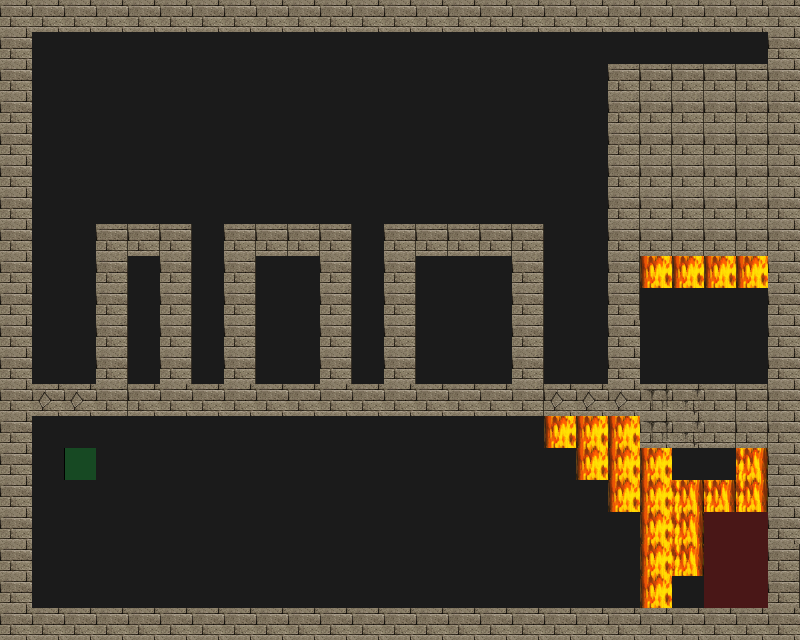

This game map was drawn from its Tiled (.tmx) file and the tilesets committed beside it. A one-line description and the full map source follow:
An orthogonal 25x20 tile map with 32x32 px tiles, 4 tile layers (Road, Trap, Wall, Utility), 4 tilesets.

<map version="1.0" orientation="orthogonal" renderorder="right-down" width="25" height="20" tilewidth="32" tileheight="32" nextobjectid="1">
 <tileset firstgid="1" source="tilesets/meta.tsx" />
 <tileset firstgid="3" source="tilesets/road.tsx" />
 <tileset firstgid="4" source="tilesets/traps.tsx" />
 <tileset firstgid="196" source="tilesets/wallsandroofs.tsx" />
 <layer name="Road" width="25" height="20">
  <data encoding="csv">
3,3,3,3,3,3,3,3,3,3,3,3,3,3,3,3,3,3,3,3,3,3,3,3,3,
3,3,3,3,3,3,3,3,3,3,3,3,3,3,3,3,3,3,3,3,3,3,3,3,3,
3,3,3,3,3,3,3,3,3,3,3,3,3,3,3,3,3,3,3,3,3,3,3,3,3,
3,3,3,3,3,3,3,3,3,3,3,3,3,3,3,3,3,3,3,3,3,3,3,3,3,
3,3,3,3,3,3,3,3,3,3,3,3,3,3,3,3,3,3,3,3,3,3,3,3,3,
3,3,3,3,3,3,3,3,3,3,3,3,3,3,3,3,3,3,3,3,3,3,3,3,3,
3,3,3,3,3,3,3,3,3,3,3,3,3,3,3,3,3,3,3,3,3,3,3,3,3,
3,3,3,3,3,3,3,3,3,3,3,3,3,3,3,3,3,3,3,3,3,3,3,3,3,
3,3,3,3,3,3,3,3,3,3,3,3,3,3,3,3,3,3,3,3,3,3,3,3,3,
3,3,3,3,3,3,3,3,3,3,3,3,3,3,3,3,3,3,3,3,3,3,3,3,3,
3,3,3,3,3,3,3,3,3,3,3,3,3,3,3,3,3,3,3,3,3,3,3,3,3,
3,3,3,3,3,3,3,3,3,3,3,3,3,3,3,3,3,3,3,3,3,3,3,3,3,
3,3,3,3,3,3,3,3,3,3,3,3,3,3,3,3,3,3,3,3,3,3,3,3,3,
3,3,3,3,3,3,3,3,3,3,3,3,3,3,3,3,3,3,3,3,3,3,3,3,3,
3,3,3,3,3,3,3,3,3,3,3,3,3,3,3,3,3,3,3,3,3,3,3,3,3,
3,3,3,3,3,3,3,3,3,3,3,3,3,3,3,3,3,3,3,3,3,3,3,3,3,
3,3,3,3,3,3,3,3,3,3,3,3,3,3,3,3,3,3,3,3,3,3,3,3,3,
3,3,3,3,3,3,3,3,3,3,3,3,3,3,3,3,3,3,3,3,3,3,3,3,3,
3,3,3,3,3,3,3,3,3,3,3,3,3,3,3,3,3,3,3,3,3,3,3,3,3,
3,3,3,3,3,3,3,3,3,3,3,3,3,3,3,3,3,3,3,3,3,3,3,3,3
</data>
 </layer>
 <layer name="Trap" width="25" height="20">
  <data encoding="csv">
0,0,0,0,0,0,0,0,0,0,0,0,0,0,0,0,0,0,0,0,0,0,0,0,0,
0,0,0,0,0,0,0,0,0,0,0,0,0,0,0,0,0,0,0,0,0,0,0,0,0,
0,0,0,0,0,0,0,0,0,0,0,0,0,0,0,0,0,0,0,0,0,0,0,0,0,
0,0,0,0,0,0,0,0,0,0,0,0,0,0,0,0,0,0,0,0,0,0,0,0,0,
0,0,0,0,0,0,0,0,0,0,0,0,0,0,0,0,0,0,0,0,0,0,0,0,0,
0,0,0,0,0,0,0,0,0,0,0,0,0,0,0,0,0,0,0,0,0,0,0,0,0,
0,0,0,0,0,0,0,0,0,0,0,0,0,0,0,0,0,0,0,0,0,0,0,0,0,
0,0,0,0,0,0,0,0,0,0,0,0,0,0,0,0,0,0,0,0,0,0,0,0,0,
0,0,0,0,0,0,0,0,0,0,0,0,0,0,0,0,0,0,0,0,162,162,162,162,0,
0,0,0,0,0,0,0,0,0,0,0,0,0,0,0,0,0,0,0,163,0,0,0,0,0,
0,0,0,0,0,0,0,0,0,0,0,0,0,0,0,0,0,0,0,0,0,0,0,0,0,
0,0,0,0,0,0,0,0,0,0,0,0,0,0,0,0,0,0,0,0,0,0,0,0,0,
0,0,0,0,0,0,0,0,0,0,0,0,0,0,0,0,0,0,0,0,0,0,0,0,0,
0,0,0,0,0,0,0,0,0,0,0,0,0,0,0,0,0,162,162,162,0,0,0,0,0,
0,0,0,0,0,0,0,0,0,0,0,0,0,0,0,0,0,0,162,162,162,0,0,163,0,
0,0,0,0,0,0,0,0,0,0,0,0,0,0,0,0,0,0,0,162,162,163,163,163,0,
0,0,0,0,0,0,0,0,0,0,0,0,0,0,0,0,0,0,0,0,162,163,0,0,0,
0,0,0,0,0,0,0,0,0,0,0,0,0,0,0,0,0,0,0,0,162,163,0,0,0,
0,0,0,0,0,0,0,0,0,0,0,0,0,0,0,0,0,0,0,0,162,0,0,0,0,
0,0,0,0,0,0,0,0,0,0,0,0,0,0,0,0,0,0,0,0,0,0,0,0,0
</data>
 </layer>
 <layer name="Wall" width="25" height="20">
  <data encoding="csv">
261,261,261,261,261,261,261,261,261,261,261,261,261,261,261,261,261,261,261,261,261,261,261,261,261,
261,0,0,0,0,0,0,0,0,0,0,0,0,0,0,0,0,0,0,0,0,0,0,0,261,
261,0,0,0,0,0,0,0,0,0,0,0,0,0,0,0,0,0,0,262,262,262,262,262,261,
261,0,0,0,0,0,0,0,0,0,0,0,0,0,0,0,0,0,0,262,262,262,262,262,261,
261,0,0,0,0,0,0,0,0,0,0,0,0,0,0,0,0,0,0,262,262,262,262,262,261,
261,0,0,0,0,0,0,0,0,0,0,0,0,0,0,0,0,0,0,262,262,262,262,262,261,
261,0,0,0,0,0,0,0,0,0,0,0,0,0,0,0,0,0,0,262,262,262,262,262,261,
261,0,0,262,262,262,0,262,262,262,262,0,262,262,262,262,262,0,0,262,262,262,262,262,261,
261,0,0,262,0,262,0,262,0,0,262,0,262,0,0,0,262,0,0,262,0,0,0,0,261,
261,0,0,262,0,262,0,262,0,0,262,0,262,0,0,0,262,0,0,262,0,0,0,0,261,
261,0,0,262,0,262,0,262,0,0,262,0,262,0,0,0,262,0,0,261,0,0,0,0,261,
261,0,0,262,0,262,0,262,0,0,262,0,262,0,0,0,262,0,0,261,0,0,0,0,261,
261,264,264,262,261,261,261,261,261,261,261,261,261,261,261,261,262,264,264,264,280,263,262,262,261,
261,0,0,0,0,0,0,0,0,0,0,0,0,0,0,0,0,0,0,0,280,263,262,262,261,
261,0,0,0,0,0,0,0,0,0,0,0,0,0,0,0,0,0,0,0,0,0,0,0,261,
261,0,0,0,0,0,0,0,0,0,0,0,0,0,0,0,0,0,0,0,0,0,0,0,261,
261,0,0,0,0,0,0,0,0,0,0,0,0,0,0,0,0,0,0,0,0,0,0,0,261,
261,0,0,0,0,0,0,0,0,0,0,0,0,0,0,0,0,0,0,0,0,0,0,0,262,
261,0,0,0,0,0,0,0,0,0,0,0,0,0,0,0,0,0,0,0,0,0,0,0,262,
261,261,261,261,261,261,261,261,261,261,261,261,261,261,261,261,261,261,261,261,261,261,261,261,261
</data>
 </layer>
 <layer name="Utility" width="25" height="20">
  <data encoding="csv">
0,0,0,0,0,0,0,0,0,0,0,0,0,0,0,0,0,0,0,0,0,0,0,0,0,
0,0,0,0,0,0,0,0,0,0,0,0,0,0,0,0,0,0,0,0,0,0,0,0,0,
0,0,0,0,0,0,0,0,0,0,0,0,0,0,0,0,0,0,0,0,0,0,0,0,0,
0,0,0,0,0,0,0,0,0,0,0,0,0,0,0,0,0,0,0,0,0,0,0,0,0,
0,0,0,0,0,0,0,0,0,0,0,0,0,0,0,0,0,0,0,0,0,0,0,0,0,
0,0,0,0,0,0,0,0,0,0,0,0,0,0,0,0,0,0,0,0,0,0,0,0,0,
0,0,0,0,0,0,0,0,0,0,0,0,0,0,0,0,0,0,0,0,0,0,0,0,0,
0,0,0,0,0,0,0,0,0,0,0,0,0,0,0,0,0,0,0,0,0,0,0,0,0,
0,0,0,0,0,0,0,0,0,0,0,0,0,0,0,0,0,0,0,0,0,0,0,0,0,
0,0,0,0,0,0,0,0,0,0,0,0,0,0,0,0,0,0,0,0,0,0,0,0,0,
0,0,0,0,0,0,0,0,0,0,0,0,0,0,0,0,0,0,0,0,0,0,0,0,0,
0,0,0,0,0,0,0,0,0,0,0,0,0,0,0,0,0,0,0,0,0,0,0,0,0,
0,0,0,0,0,0,0,0,0,0,0,0,0,0,0,0,0,0,0,0,0,0,0,0,0,
0,0,0,0,0,0,0,0,0,0,0,0,0,0,0,0,0,0,0,0,0,0,0,0,0,
0,0,2,0,0,0,0,0,0,0,0,0,0,0,0,0,0,0,0,0,0,0,0,0,0,
0,0,0,0,0,0,0,0,0,0,0,0,0,0,0,0,0,0,0,0,0,0,0,0,0,
0,0,0,0,0,0,0,0,0,0,0,0,0,0,0,0,0,0,0,0,0,0,1,1,0,
0,0,0,0,0,0,0,0,0,0,0,0,0,0,0,0,0,0,0,0,0,0,1,1,0,
0,0,0,0,0,0,0,0,0,0,0,0,0,0,0,0,0,0,0,0,0,0,1,1,0,
0,0,0,0,0,0,0,0,0,0,0,0,0,0,0,0,0,0,0,0,0,0,0,0,0
</data>
 </layer>
</map>
